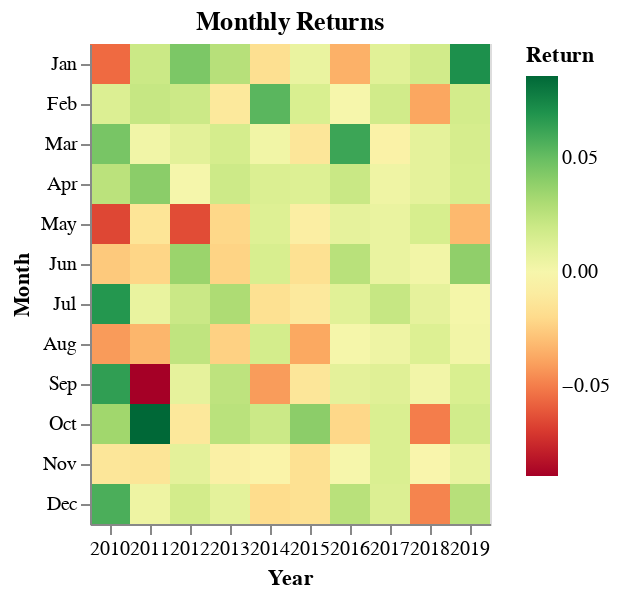

The cell this chart's notebook holds for it:
### Code cell
monthly_returns_heatmap(bt.balance)

### Figure 1 — Vega-Lite specification as saved in the notebook (floating-point values rounded to 4 significant figures)
{"config": {"view": {"continuousWidth": 400, "continuousHeight": 300}}, "data": {"name": "data-91f8a39bce01634a349128c67550edd9"}, "mark": "rect", "encoding": {"color": {"type": "quantitative", "aggregate": "mean", "field": "capital", "scale": {"scheme": "redyellowgreen"}, "title": "Return"}, "tooltip": {"type": "quantitative", "aggregate": "mean", "field": "capital", "format": ".2f"}, "x": {"type": "ordinal", "field": "date", "timeUnit": "year", "title": "Year"}, "y": {"type": "ordinal", "field": "date", "timeUnit": "month", "title": "Month"}}, "title": "Monthly Returns", "$schema": "https://vega.github.io/schema/vega-lite/v4.0.0.json", "datasets": {"data-91f8a39bce01634a349128c67550edd9": [{"date": "2010-01-31T00:00:00+00:00", "capital": -0.05582}, {"date": "2010-02-28T00:00:00+00:00", "capital": 0.01316}, {"date": "2010-03-31T00:00:00+00:00", "capital": 0.04553}, {"date": "2010-04-30T00:00:00+00:00", "capital": 0.0255}, {"date": "2010-05-31T00:00:00+00:00", "capital": -0.06595}, {"date": "2010-06-30T00:00:00+00:00", "capital": -0.02641}, {"date": "2010-07-31T00:00:00+00:00", "capital": 0.06819}, {"date": "2010-08-31T00:00:00+00:00", "capital": -0.04186}, {"date": "2010-09-30T00:00:00+00:00", "capital": 0.06503}, {"date": "2010-10-31T00:00:00+00:00", "capital": 0.03423}, {"date": "2010-11-30T00:00:00+00:00", "capital": -0.01325}, {"date": "2010-12-31T00:00:00+00:00", "capital": 0.05772}, {"date": "2011-01-31T00:00:00+00:00", "capital": 0.01996}, {"date": "2011-02-28T00:00:00+00:00", "capital": 0.02171}, {"date": "2011-03-31T00:00:00+00:00", "capital": 0.002181}, {"date": "2011-04-30T00:00:00+00:00", "capital": 0.04032}, {"date": "2011-05-31T00:00:00+00:00", "capital": -0.01412}, {"date": "2011-06-30T00:00:00+00:00", "capital": -0.0219}, {"date": "2011-07-31T00:00:00+00:00", "capital": 0.006249}, {"date": "2011-08-31T00:00:00+00:00", "capital": -0.03341}, {"date": "2011-09-30T00:00:00+00:00", "capital": -0.08985}, {"date": "2011-10-31T00:00:00+00:00", "capital": 0.08628}, {"date": "2011-11-30T00:00:00+00:00", "capital": -0.01402}, {"date": "2011-12-31T00:00:00+00:00", "capital": 0.004118}, {"date": "2012-01-31T00:00:00+00:00", "capital": 0.04437}, {"date": "2012-02-29T00:00:00+00:00", "capital": 0.01948}, {"date": "2012-03-31T00:00:00+00:00", "capital": 0.009681}, {"date": "2012-04-30T00:00:00+00:00", "capital": 0.0001279}, {"date": "2012-05-31T00:00:00+00:00", "capital": -0.0646}, {"date": "2012-06-30T00:00:00+00:00", "capital": 0.03597}, {"date": "2012-07-31T00:00:00+00:00", "capital": 0.0203}, {"date": "2012-08-31T00:00:00+00:00", "capital": 0.02391}, {"date": "2012-09-30T00:00:00+00:00", "capital": 0.007924}, {"date": "2012-10-31T00:00:00+00:00", "capital": -0.012}, {"date": "2012-11-30T00:00:00+00:00", "capital": 0.009263}, {"date": "2012-12-31T00:00:00+00:00", "capital": 0.01736}, {"date": "2013-01-31T00:00:00+00:00", "capital": 0.02699}, {"date": "2013-02-28T00:00:00+00:00", "capital": -0.01113}, {"date": "2013-03-31T00:00:00+00:00", "capital": 0.0165}, {"date": "2013-04-30T00:00:00+00:00", "capital": 0.01934}, {"date": "2013-05-31T00:00:00+00:00", "capital": -0.02105}, {"date": "2013-06-30T00:00:00+00:00", "capital": -0.02262}, {"date": "2013-07-31T00:00:00+00:00", "capital": 0.03001}, {"date": "2013-08-31T00:00:00+00:00", "capital": -0.0238}, {"date": "2013-09-30T00:00:00+00:00", "capital": 0.02452}, {"date": "2013-10-31T00:00:00+00:00", "capital": 0.0258}, {"date": "2013-11-30T00:00:00+00:00", "capital": -0.006536}, {"date": "2013-12-31T00:00:00+00:00", "capital": 0.008868}, {"date": "2014-01-31T00:00:00+00:00", "capital": -0.01749}, {"date": "2014-02-28T00:00:00+00:00", "capital": 0.05381}, {"date": "2014-03-31T00:00:00+00:00", "capital": 0.002571}, {"date": "2014-04-30T00:00:00+00:00", "capital": 0.01353}, {"date": "2014-05-31T00:00:00+00:00", "capital": 0.01227}, {"date": "2014-06-30T00:00:00+00:00", "capital": 0.01541}, {"date": "2014-07-31T00:00:00+00:00", "capital": -0.01669}, {"date": "2014-08-31T00:00:00+00:00", "capital": 0.01697}, {"date": "2014-09-30T00:00:00+00:00", "capital": -0.04152}, {"date": "2014-10-31T00:00:00+00:00", "capital": 0.01994}, {"date": "2014-11-30T00:00:00+00:00", "capital": -0.004663}, {"date": "2014-12-31T00:00:00+00:00", "capital": -0.01941}, {"date": "2015-01-31T00:00:00+00:00", "capital": 0.005852}, {"date": "2015-02-28T00:00:00+00:00", "capital": 0.01481}, {"date": "2015-03-31T00:00:00+00:00", "capital": -0.0132}, {"date": "2015-04-30T00:00:00+00:00", "capital": 0.01271}, {"date": "2015-05-31T00:00:00+00:00", "capital": -0.007553}, {"date": "2015-06-30T00:00:00+00:00", "capital": -0.01694}, {"date": "2015-07-31T00:00:00+00:00", "capital": -0.01107}, {"date": "2015-08-31T00:00:00+00:00", "capital": -0.038}, {"date": "2015-09-30T00:00:00+00:00", "capital": -0.01317}, {"date": "2015-10-31T00:00:00+00:00", "capital": 0.04016}, {"date": "2015-11-30T00:00:00+00:00", "capital": -0.01664}, {"date": "2015-12-31T00:00:00+00:00", "capital": -0.01685}, {"date": "2016-01-31T00:00:00+00:00", "capital": -0.03509}, {"date": "2016-02-29T00:00:00+00:00", "capital": -6.505e-05}, {"date": "2016-03-31T00:00:00+00:00", "capital": 0.06171}, {"date": "2016-04-30T00:00:00+00:00", "capital": 0.02082}, {"date": "2016-05-31T00:00:00+00:00", "capital": 0.008216}, {"date": "2016-06-30T00:00:00+00:00", "capital": 0.02617}, {"date": "2016-07-31T00:00:00+00:00", "capital": 0.01068}, {"date": "2016-08-31T00:00:00+00:00", "capital": 0.000302}, {"date": "2016-09-30T00:00:00+00:00", "capital": 0.009195}, {"date": "2016-10-31T00:00:00+00:00", "capital": -0.02111}, {"date": "2016-11-30T00:00:00+00:00", "capital": 1.154e-05}, {"date": "2016-12-31T00:00:00+00:00", "capital": 0.02626}, {"date": "2017-01-31T00:00:00+00:00", "capital": 0.01081}, {"date": "2017-02-28T00:00:00+00:00", "capital": 0.01805}, {"date": "2017-03-31T00:00:00+00:00", "capital": -0.005307}, {"date": "2017-04-30T00:00:00+00:00", "capital": 0.003458}, {"date": "2017-05-31T00:00:00+00:00", "capital": 0.005828}, {"date": "2017-06-30T00:00:00+00:00", "capital": 0.005865}, {"date": "2017-07-31T00:00:00+00:00", "capital": 0.02166}, {"date": "2017-08-31T00:00:00+00:00", "capital": 0.003934}, {"date": "2017-09-30T00:00:00+00:00", "capital": 0.01138}, {"date": "2017-10-31T00:00:00+00:00", "capital": 0.0142}, {"date": "2017-11-30T00:00:00+00:00", "capital": 0.0143}, {"date": "2017-12-31T00:00:00+00:00", "capital": 0.01303}, {"date": "2018-01-31T00:00:00+00:00", "capital": 0.01796}, {"date": "2018-02-28T00:00:00+00:00", "capital": -0.03846}, {"date": "2018-03-31T00:00:00+00:00", "capital": 0.008822}, {"date": "2018-04-30T00:00:00+00:00", "capital": 0.008812}, {"date": "2018-05-31T00:00:00+00:00", "capital": 0.01578}, {"date": "2018-06-30T00:00:00+00:00", "capital": 0.001876}, {"date": "2018-07-31T00:00:00+00:00", "capital": 0.008039}, {"date": "2018-08-31T00:00:00+00:00", "capital": 0.01289}, {"date": "2018-09-30T00:00:00+00:00", "capital": 0.001719}, {"date": "2018-10-31T00:00:00+00:00", "capital": -0.05039}, {"date": "2018-11-30T00:00:00+00:00", "capital": -0.002978}, {"date": "2018-12-31T00:00:00+00:00", "capital": -0.04837}, {"date": "2019-01-31T00:00:00+00:00", "capital": 0.07101}, {"date": "2019-02-28T00:00:00+00:00", "capital": 0.01738}, {"date": "2019-03-31T00:00:00+00:00", "capital": 0.01634}, {"date": "2019-04-30T00:00:00+00:00", "capital": 0.0156}, {"date": "2019-05-31T00:00:00+00:00", "capital": -0.0324}, {"date": "2019-06-30T00:00:00+00:00", "capital": 0.03907}, {"date": "2019-07-31T00:00:00+00:00", "capital": 0.0008885}, {"date": "2019-08-31T00:00:00+00:00", "capital": 0.002057}, {"date": "2019-09-30T00:00:00+00:00", "capital": 0.01465}, {"date": "2019-10-31T00:00:00+00:00", "capital": 0.01775}, {"date": "2019-11-30T00:00:00+00:00", "capital": 0.006601}, {"date": "2019-12-31T00:00:00+00:00", "capital": 0.02695}]}}
